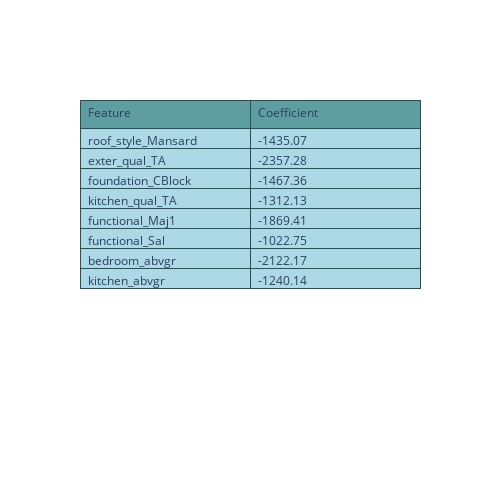

The code cell stored with this chart in its notebook:
### Code cell
import plotly.graph_objects as go

fig = go.Figure(data=[go.Table(
    header=dict(values=['Feature', 'Coefficient'],
                line_color='darkslategray',
                fill_color='cadetblue',
                align='left'),
    cells=dict(values=[df_lows.index, # 1st column
                       df_lows.coef], # 2nd column
               line_color='darkslategray',
               fill_color='lightblue',
               align='left'))
])

fig.update_layout(width=500, height=500)
fig.show()

# https://plotly.com/python/table/

### Figure 1 — Plotly figure (JSON) as saved in the notebook; plotly's stock layout.template omitted (floating-point values rounded to 4 significant figures)
{"data": [{"cells": {"align": "left", "fill": {"color": "lightblue"}, "line": {"color": "darkslategray"}, "values": [["roof_style_Mansard", "exter_qual_TA", "foundation_CBlock", "kitchen_qual_TA", "functional_Maj1", "functional_Sal", "bedroom_abvgr", "kitchen_abvgr"], [-1435.0, -2357.0, -1467.0, -1312.0, -1869.0, -1023.0, -2122.0, -1240.0]]}, "header": {"align": "left", "fill": {"color": "cadetblue"}, "line": {"color": "darkslategray"}, "values": ["Feature", "Coefficient"]}, "type": "table"}], "layout": {"height": 500, "width": 500}}
